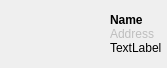
<?xml version="1.0" encoding="UTF-8"?>
<ui version="4.0">
 <class>PowerStripListItem</class>
 <widget class="QWidget" name="PowerStripListItem">
  <property name="geometry">
   <rect>
    <x>0</x>
    <y>0</y>
    <width>360</width>
    <height>70</height>
   </rect>
  </property>
  <property name="sizePolicy">
   <sizepolicy hsizetype="Expanding" vsizetype="Preferred">
    <horstretch>1</horstretch>
    <verstretch>0</verstretch>
   </sizepolicy>
  </property>
  <property name="minimumSize">
   <size>
    <width>360</width>
    <height>70</height>
   </size>
  </property>
  <property name="maximumSize">
   <size>
    <width>16777215</width>
    <height>70</height>
   </size>
  </property>
  <property name="windowTitle">
   <string>Form</string>
  </property>
  <layout class="QHBoxLayout" name="rootLayout">
   <property name="spacing">
    <number>20</number>
   </property>
   <property name="sizeConstraint">
    <enum>QLayout::SetFixedSize</enum>
   </property>
   <property name="leftMargin">
    <number>5</number>
   </property>
   <property name="topMargin">
    <number>5</number>
   </property>
   <property name="rightMargin">
    <number>5</number>
   </property>
   <property name="bottomMargin">
    <number>5</number>
   </property>
   <item>
    <widget class="QLabel" name="icon_label">
     <property name="sizePolicy">
      <sizepolicy hsizetype="Preferred" vsizetype="Preferred">
       <horstretch>0</horstretch>
       <verstretch>0</verstretch>
      </sizepolicy>
     </property>
     <property name="minimumSize">
      <size>
       <width>58</width>
       <height>58</height>
      </size>
     </property>
     <property name="maximumSize">
      <size>
       <width>58</width>
       <height>58</height>
      </size>
     </property>
     <property name="text">
      <string/>
     </property>
     <property name="pixmap">
      <pixmap>
                            :/icons/power_strip_icon_black.png</pixmap>
     </property>
     <property name="scaledContents">
      <bool>true</bool>
     </property>
    </widget>
   </item>
   <item>
    <widget class="QLedLabel" name="status_label">
     <property name="sizePolicy">
      <sizepolicy hsizetype="Preferred" vsizetype="Preferred">
       <horstretch>0</horstretch>
       <verstretch>0</verstretch>
      </sizepolicy>
     </property>
     <property name="text">
      <string/>
     </property>
    </widget>
   </item>
   <item>
    <widget class="QWidget" name="widget" native="true">
     <layout class="QVBoxLayout" name="verticalLayout">
      <property name="spacing">
       <number>0</number>
      </property>
      <property name="sizeConstraint">
       <enum>QLayout::SetDefaultConstraint</enum>
      </property>
      <property name="leftMargin">
       <number>0</number>
      </property>
      <property name="topMargin">
       <number>0</number>
      </property>
      <property name="rightMargin">
       <number>0</number>
      </property>
      <property name="bottomMargin">
       <number>0</number>
      </property>
      <item>
       <spacer name="verticalSpacer_2">
        <property name="orientation">
         <enum>Qt::Vertical</enum>
        </property>
        <property name="sizeHint" stdset="0">
         <size>
          <width>20</width>
          <height>5</height>
         </size>
        </property>
       </spacer>
      </item>
      <item>
       <widget class="QLabel" name="name_label">
        <property name="sizePolicy">
         <sizepolicy hsizetype="Expanding" vsizetype="Preferred">
          <horstretch>0</horstretch>
          <verstretch>0</verstretch>
         </sizepolicy>
        </property>
        <property name="font">
         <font>
          <bold>true</bold>
         </font>
        </property>
        <property name="text">
         <string>Name</string>
        </property>
       </widget>
      </item>
      <item>
       <widget class="QLabel" name="type_n_address_label">
        <property name="enabled">
         <bool>false</bool>
        </property>
        <property name="sizePolicy">
         <sizepolicy hsizetype="Expanding" vsizetype="Preferred">
          <horstretch>0</horstretch>
          <verstretch>0</verstretch>
         </sizepolicy>
        </property>
        <property name="text">
         <string>Address</string>
        </property>
       </widget>
      </item>
      <item>
       <widget class="SubLabel" name="description_label">
        <property name="text">
         <string>TextLabel</string>
        </property>
       </widget>
      </item>
      <item>
       <spacer name="verticalSpacer">
        <property name="orientation">
         <enum>Qt::Vertical</enum>
        </property>
        <property name="sizeHint" stdset="0">
         <size>
          <width>20</width>
          <height>5</height>
         </size>
        </property>
       </spacer>
      </item>
     </layout>
    </widget>
   </item>
  </layout>
 </widget>
 <customwidgets>
  <customwidget>
   <class>QLedLabel</class>
   <extends>QLabel</extends>
   <header location="global">QLedLabel.h</header>
  </customwidget>
  <customwidget>
   <class>SubLabel</class>
   <extends>QLabel</extends>
   <header>SubLabel.h</header>
  </customwidget>
 </customwidgets>
 <resources/>
 <connections/>
</ui>
